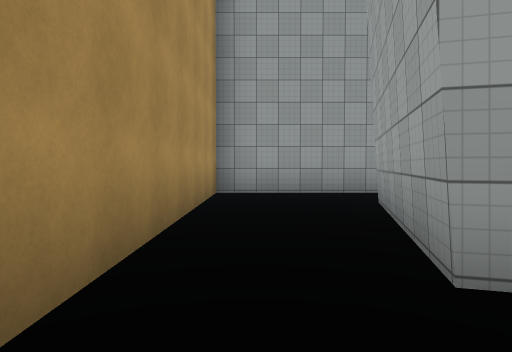
View 1 (above)

21 first-person views from a walk through a 3-D level made in the Unity game engine. The camera is 1.3 m above the floor, tilts 2° down and sees 75° across. The floor is counted in squares, 2.4 m on a side. Each view is taken from the middle of a square. On the plan, view 1 faces up. The plan holds only what a view shows up to about 9 squares ahead; the rest is blank. The place goes on beyond the plan. The player character is not drawn. Some surface patterns are stand-ins.

View 2
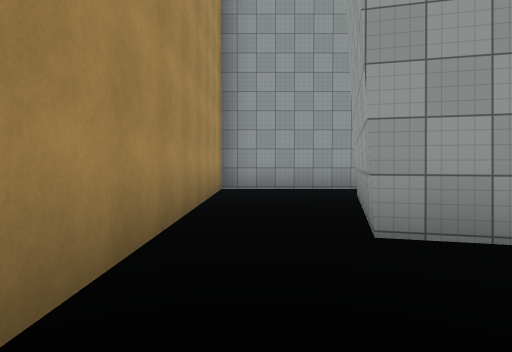

View 3
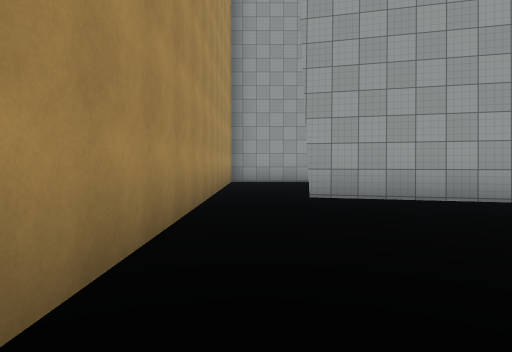

View 4
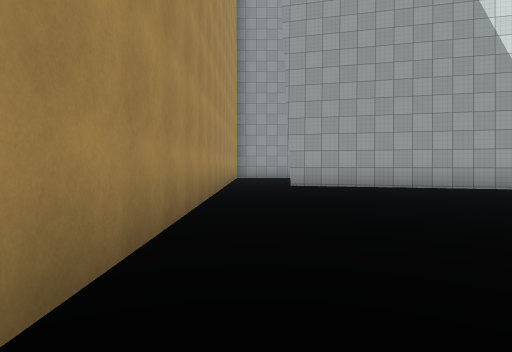

View 5
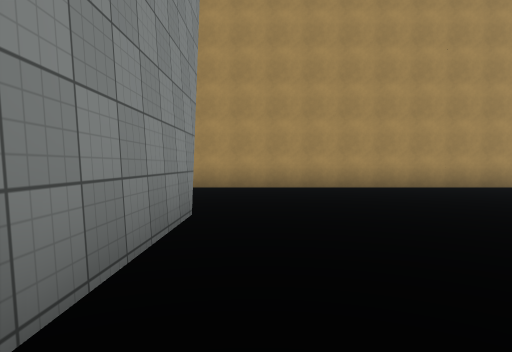

View 6
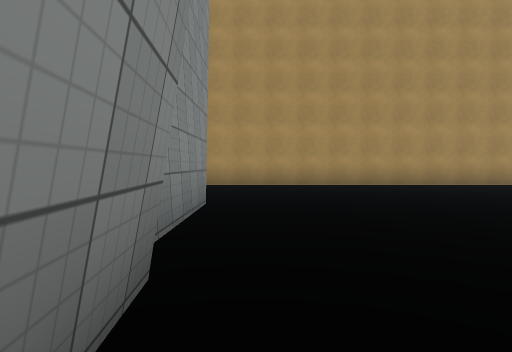

View 7
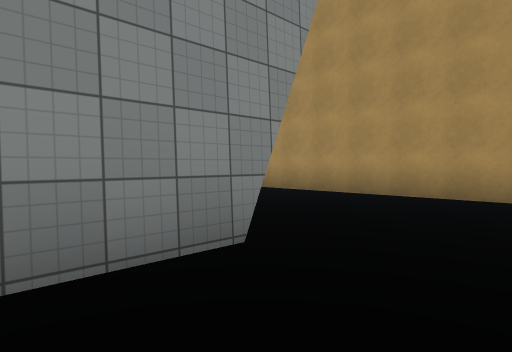

View 8
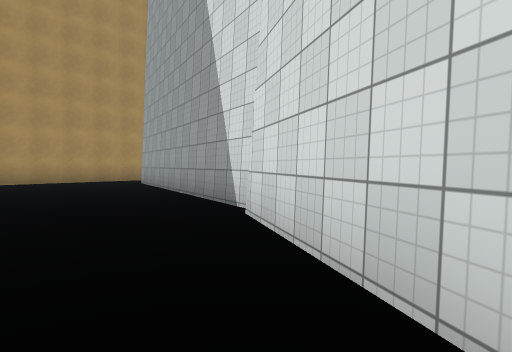

View 9
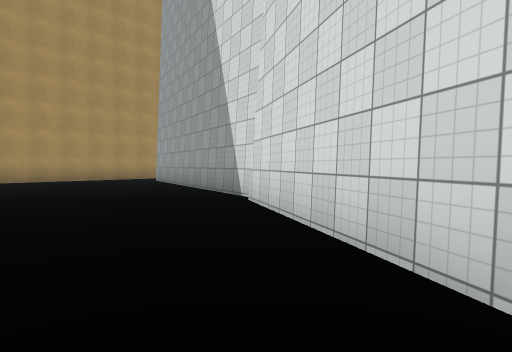

View 10
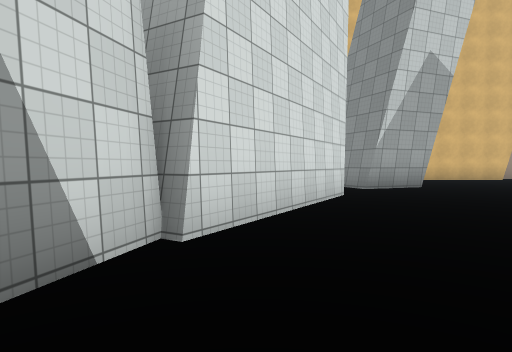

View 11
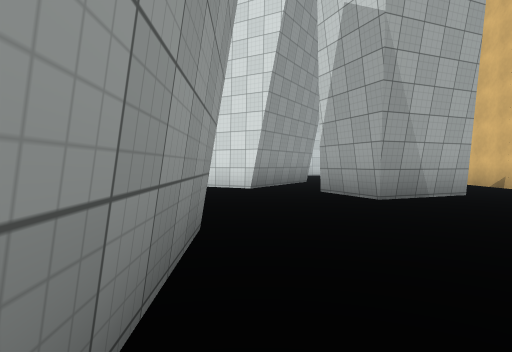

View 12
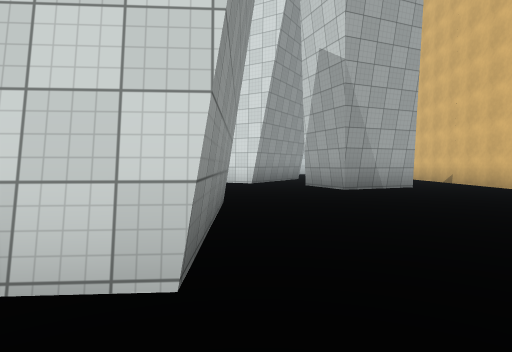

View 13
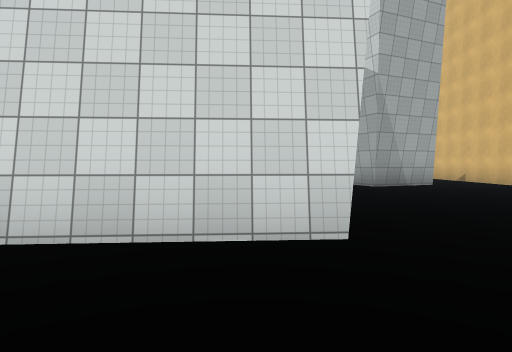

View 14
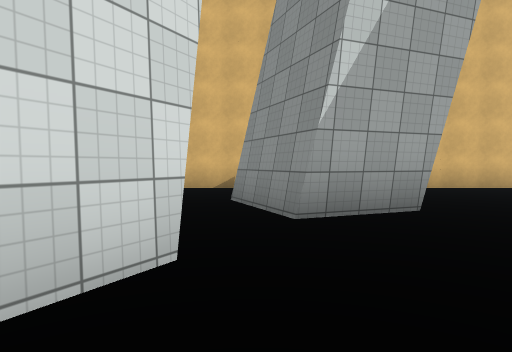

View 15
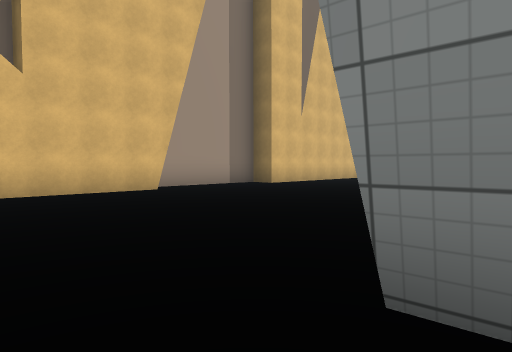

View 16
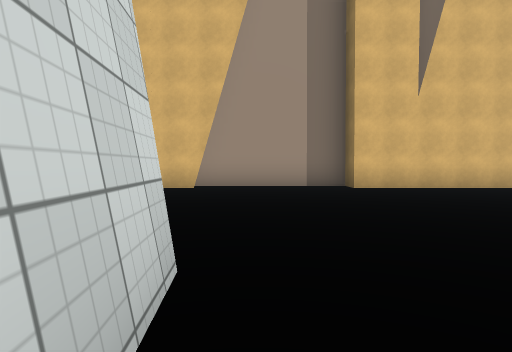

View 17
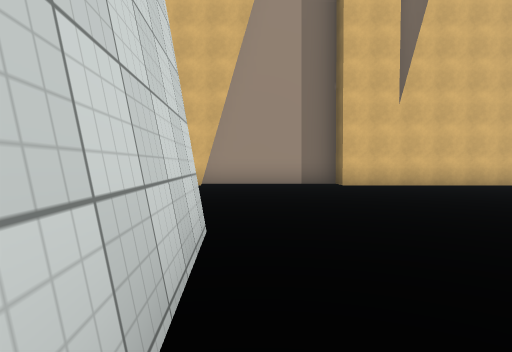

View 18
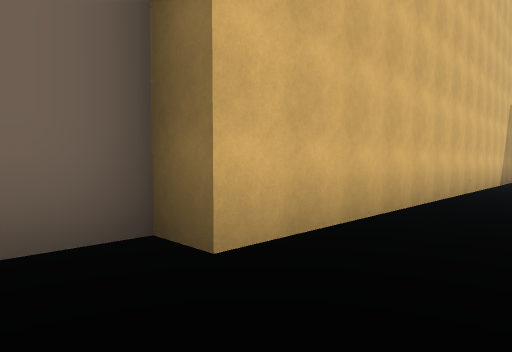

View 19
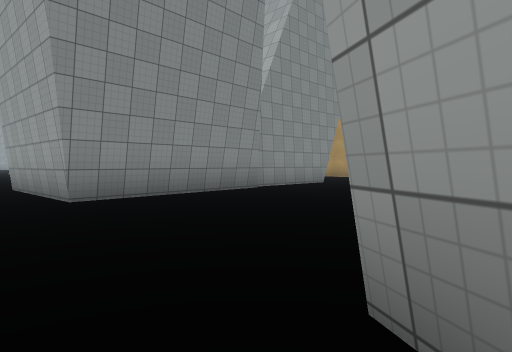

View 20
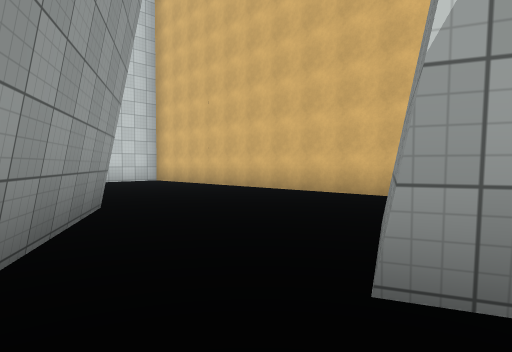

View 21
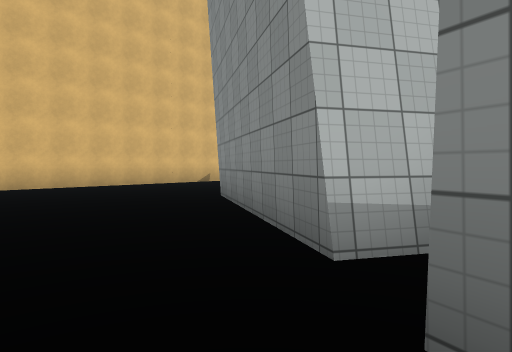

### Floor plan
Points are (right, up) in squares from view 1. A wall is a line through its corners. A room is listed if a view was taken in it or the views show most of it. See-through windows are left out.
Room 1 (views 1, 2, 3, 4, 5, 6, 7, 8, 9, 10, 14, 15, 20)
walls: (6.4, -7.4) (10.6, -7.1); (3, -7.7) (6.3, -7.7); (7.5, -0.3) (0.9, 1.5); (11, -2.6) (7.4, -0.5); (12.8, -5) (12.3, -3.5); (-0.8, 1.6) (-0.8, -11.6)
low walls: (14, -2.7) (12.2, -3.5)
ways out: opening at (11.5, -6.5) to room 2; opening at (0, 2) to room 3; opening at (12, -2) to room 3
Room 2 (views 11, 12, 13, 16, 17, 18)
walls: (16.6, -23.3) (16.6, -13.2) (17.3, -13.2) (17.3, -9.5); (16.6, -9.9) (16.6, -6.8); (10.6, -7.1) (10.7, -10.5) (8.1, -10.7); (14.8, -4.2) (12.8, -5)
ways out: opening at (11.5, -6.5) to room 1; opening at (15.5, -4.5) to room 3
Room 3 (views 19, 21)
walls: (8.6, 1.6) (9.1, 2.4) (12.7, 0.3) (11, -2.6); (12.3, -3.5) (14.2, -2.7); (2.4, 6.3) (-0.8, 6.3) (-0.8, 1.6); (0.9, 1.5) (1.7, 4.8); (16.6, -4.8) (16.6, 3.1)
ways out: opening at (0, 2) to room 1; opening at (12, -2) to room 1; opening at (15.5, -4.5) to room 2

Positions as (right, up) in squares from view 1, and headings:
1: (0, 0), facing up
2: (0, -1), facing up
3: (0, -4), facing up
4: (0, -7), facing up
5: (7, -7), facing left
6: (8, -7), facing left
7: (5, -6), facing down-left
8: (10, -3), facing up-left
9: (11, -4), facing up-left
10: (5, -1), facing right
11: (11, -10), facing up
12: (11, -12), facing up
13: (10, -13), facing up
14: (9, -3), facing right
15: (10, -6), facing down-right
16: (9, -11), facing right
17: (8, -11), facing right
18: (15, -12), facing down-right
19: (12, -2), facing down-left
20: (11, -4), facing up-right
21: (8, 4), facing down-right
